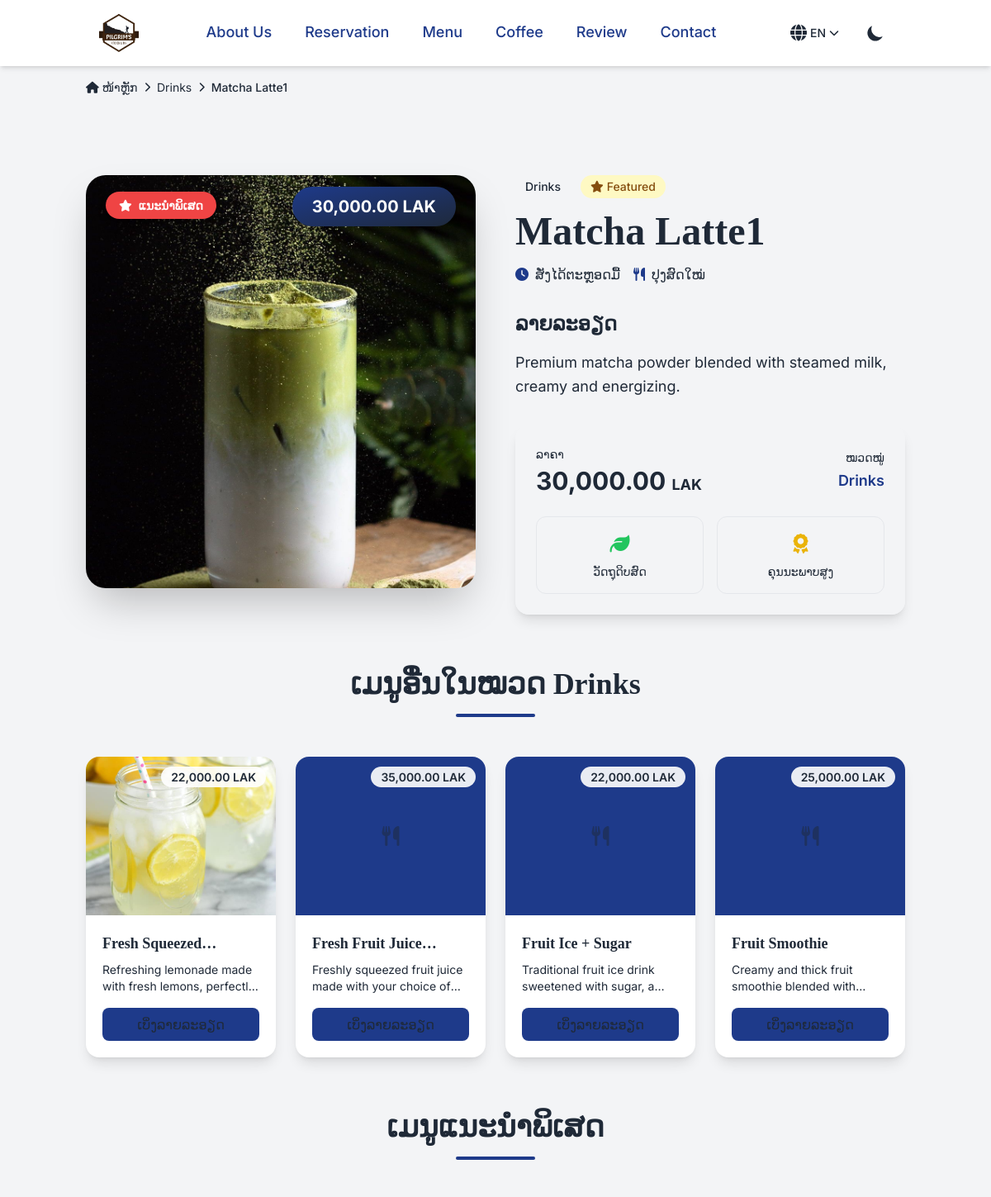
Page /menu/matcha-latte/ (upper part) on the earlier database version.
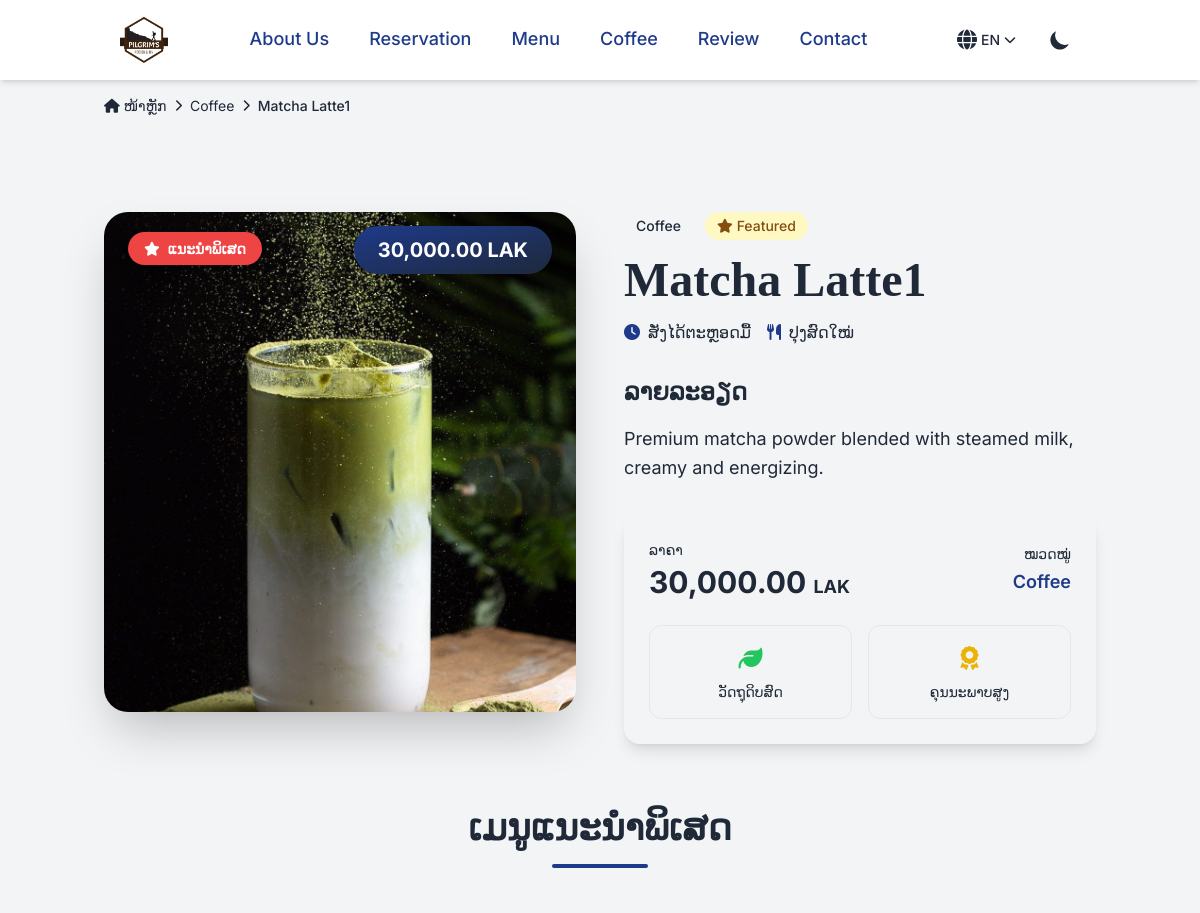
Same page on the later database version.
### restaurant/models.py (models this page shows, shortened)
class MenuItem(models.Model):
    CATEGORY_CHOICES = [
        ("breakfast", "Breakfast"),
        ("coffee", "Coffee"),
        ("american", "American"),
        ("indian", "Indian"),
        ("drinks", "Drinks"),
        ("mexican", "Mexican"),
        ("pizza", "Pizza"),
        ("local_food", "Local Food"),
        ("soup_salad_mediterranean", "Soup, Salad & Mediterranean"),
    ]
    name = models.CharField(max_length=100)
    description = models.TextField()
    price = models.DecimalField(max_digits=8, decimal_places=2)
    category = models.CharField(max_length=50, choices=CATEGORY_CHOICES, null=True, blank=True)
    is_featured = models.BooleanField(default=False)
    image = models.ImageField(upload_to="menu_items/", null=True, blank=True)
    slug = models.SlugField(unique=True, null=True, blank=True)
    created_at = models.DateTimeField(auto_now_add=True, null=True, blank=True)
    updated_at = models.DateTimeField(auto_now=True)

### restaurant/views.py (the view)
# urls.py: path("<slug:slug>/", views.menu_item_detail, name="menu-item-detail-page"),
def menu_item_detail(request, slug):
    menu_item = get_object_or_404(MenuItem, slug=slug)
    related_items = MenuItem.objects.filter(category=menu_item.category).exclude(
        id=menu_item.id
    )[
        :4
    ]  # Limit to 4 related items
    featured_items = MenuItem.objects.filter(is_featured=True).exclude(id=menu_item.id)[
        :3
    ]  # Limit to 3 featured items
    category_display = dict(MenuItem.CATEGORY_CHOICES).get(
        menu_item.category, menu_item.category
    )
    context = {
        "menu_item": menu_item,
        "related_items": related_items,
        "featured_items": featured_items,
        "category_display": category_display,
        "meta_title": f"{menu_item.name} - Our Menu",
        "meta_description": menu_item.description[:160],  # SEO description
    }
    return render(request, "restaurant/menu-detail.html", context)

### hotel/context_processors.py (called while the page is built)
def review_summary(request):
    try:
        summary = ReviewSummary.objects.first()
        if not summary:
            summary = ReviewSummary.objects.create()
        return {'review_summary': summary}
    except:
        return {'review_summary': None}

### restaurant/templates/restaurant/menu-detail.html (shortened to what the changed rows need)
{% extends "base.html" %}
{% load static %}
{% load humanize %}
{% block content %}
<nav class="">
    <div class="container mx-auto px-4 py-4">
        <div class="flex items-center space-x-2 text-sm ">
            <a href="{% url 'menu-page' %}" class="transition-colors">
                <i class="fas fa-home"></i> ໜ້າຫຼັກ
            </a>
            <i class="fas fa-chevron-right text-xs"></i>
            <a href="{% url 'menu-by-category-page' menu_item.category %}" class="transition-colors">
                {{ category_display }}
            </a>
            <i class="fas fa-chevron-right text-xs"></i>
            <span class="font-medium">{{ menu_item.name }}</span>
        </div>
    </div>
</nav>
<section class="py-12 md:py-20">
    <div class="container mx-auto px-4">
        <div class="max-w-9xl mx-auto">
            <div class="grid grid-cols-1 lg:grid-cols-2 gap-12 mb-16">
                <div class="space-y-6">
                    <div class="relative overflow-hidden rounded-3xl shadow-2xl group">
                        {% if menu_item.image %}
                            <img src="{{ menu_item.image.url }}"
                                 alt="{{ menu_item.name }}"
                                 class="w-full h-96 lg:h-[500px] object-cover transition-transform duration-500 group-hover:scale-105">
                        {% else %}
                            <div class="w-full h-96 lg:h-[500px] bg-gradient-to-br from-primary-light to-primary flex items-center justify-center">
                                <i class="fas fa-utensils text-6xl opacity-50"></i>
                            </div>
                        {% endif %}
                        {% if menu_item.is_featured %}
                        <div class="absolute top-6 left-6">
                            <span class="bg-red-500 text-white px-4 py-2 rounded-full text-sm font-semibold shadow-lg">
                            </span>
                        </div>
                        {% endif %}
                        <div class="absolute top-6 right-6">
                            <span class="bg-gradient-to-br text-white from-primary to-primary-dark px-6 py-3 rounded-full text-xl font-bold shadow-lg">
                                {{ menu_item.price|intcomma }} LAK
                            </span>
                        </div>
                    </div>
                </div>
                <div class="space-y-8">
                    <div class="space-y-4">
                        <div class="flex items-center space-x-3">
                            <span class="px-3 py-1 rounded-full text-sm font-medium">
                                {{ category_display }}
                            </span>
                            {% if menu_item.is_featured %}
                            <span class="bg-yellow-100 text-yellow-800 px-3 py-1 rounded-full text-sm font-medium">
                                <i class="fas fa-star mr-1"></i>Featured
                            </span>
                            {% endif %}
                        </div>
                        <h1 class="text-4xl md:text-5xl font-serif font-bold leading-tight">
                            {{ menu_item.name }}
                        </h1>
                        <div class="flex items-center space-x-4 ">
                            <div class="flex items-center">
                            </div>
                            <div class="flex items-center">
                            </div>
                        </div>
                    </div>
                    <div class="space-y-4">
                        <h3 class="text-2xl font-serif font-semibold">ລາຍລະອຽດ</h3>
                        <p class="text-lg leading-relaxed">
                            {{ menu_item.description }}
                        </p>
                    </div>
                    <div class="space-y-6 p-6 rounded-2xl shadow-lg border border-gray-100">
                        <div class="flex items-center justify-between">
                            <div>
                                <p class="text-sm  mb-1">ລາຄາ</p>
                                <p class="text-3xl font-bold">
                                    {{ menu_item.price|intcomma }} <span class="text-lg ">LAK</span>
                                </p>
                            </div>
                            <div class="text-right">
                                <p class="text-sm  mb-1">ໝວດໝູ່</p>
                                <p class="text-lg font-semibold text-primary">{{ category_display }}</p>
                            </div>
                        </div>
                    </div>
                </div>
            </div>
            {% if related_items %}
            <div class="mb-16">
                <div class="text-center mb-12">
                    <h2 class="text-3xl md:text-4xl font-serif font-bold mb-4">
                        ເມນູອື່ນໃນໝວດ {{ category_display }}
                    </h2>
                    <div class="w-24 h-1 bg-primary mx-auto rounded-full"></div>
                </div>
                <div class="grid grid-cols-1 md:grid-cols-2 lg:grid-cols-4 gap-6">
                    {% for item in related_items %}
                    <div class="bg-white rounded-2xl shadow-lg hover:shadow-xl transition-all duration-300 overflow-hidden group">
                        <div class="relative">
                            {% if item.image %}
                            <img src="{{ item.image.url }}"
                                 alt="{{ item.name }}"
                                 class="w-full h-48 object-cover group-hover:scale-105 transition-transform duration-300">
                            {% else %}
                            <div class="w-full h-48 bg-gradient-to-br from-primary-light to-primary flex items-center justify-center">
                                <i class="fas fa-utensils text-2xl opacity-50"></i>
                            </div>
                            {% endif %}
                            <div class="absolute top-3 right-3">
                                <span class="bg-white/90 px-3 py-1 rounded-full text-sm font-semibold">
                                    {{ item.price|intcomma }} LAK
                                </span>
                            </div>
                        </div>
                        <div class="p-5">
                            <h3 class="font-serif font-bold text-lg mb-2 line-clamp-1">
                                {{ item.name }}
                            </h3>
                            <p class=" text-sm mb-4 line-clamp-2">
                                {{ item.description }}
                            </p>
                            <a href="{% url 'menu-item-detail-page' item.slug %}"
                               class="block w-full text-center bg-primary hover:bg-primary-dark py-2 px-4 rounded-lg transition-colors">
                                ເບິ່ງລາຍລະອຽດ
                            </a>
                        </div>
                    </div>
                    {% endfor %}
                </div>
            </div>
            {% endif %}
            {% if featured_items %}
            <div>
                <div class="text-center mb-12">
                    <h2 class="text-3xl md:text-4xl font-serif font-bold mb-4">
                        ເມນູແນະນຳພິເສດ
                    </h2>
                </div>
            </div>
            {% endif %}
        </div>
    </div>
</section>
{% endblock %}

Differences in the rows shown:
no longer on this page (row edited): MenuItem: image (picture), price "22,000.00", name "Fresh…", description "Refreshing lemonade made with fresh lemons,…"
no longer on this page (row edited): MenuItem: price "35,000.00", name "Fresh Fruit…", description "Freshly squeezed fruit juice made with your choice…"
no longer on this page (row edited): MenuItem: price "22,000.00", name "Fruit Ice + Sugar", description "Traditional fruit ice drink sweetened with sugar,…"
no longer on this page (row edited): MenuItem: price "25,000.00", name "Fruit Smoothie", description "Creamy and thick fruit smoothie blended…"
changed MenuItem "Matcha Latte1": category (not shown) → "Coffee"
Other differences:
{{ category_display }}: "Drinks" → (not shown)
text no longer shown: "ເມນູອື່ນໃນໝວດ"
